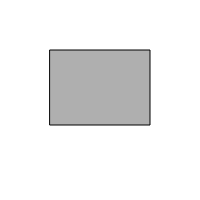
Frame 1 (no input)
Frame 60 (no input): identical to frame 1, image omitted
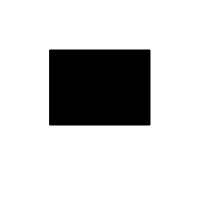
Frame 120 (the mouse pressed at the canvas centre since frame 60)

The p5.js sketch that drew these frames (run headless with seeded random() and noise() and a simulated clock; from frame 60 on, the mouse is pressed at the canvas centre):

// p5.js sketch
// ── sketch.js
// Learning Processing
// Daniel Shiffman
// http://www.learningprocessing.com

// Exercise 5-5: Write a program that implements a simple 
// rollover. In other words, if the mouse is over a 
// rectangle, the rectangle changes color. 

var x = 50;
var y = 50;
var w = 100;
var h = 75;

function setup() {
  createCanvas(200,200);
}

function draw() {
  background(255);
  stroke(0);
  if (mouseX > x && mouseX < x + w && mouseY > y && mouseY < y + h) {
    fill(0);
  } else {
    fill(175);
  }
  rect(x,y,w,h);
}
